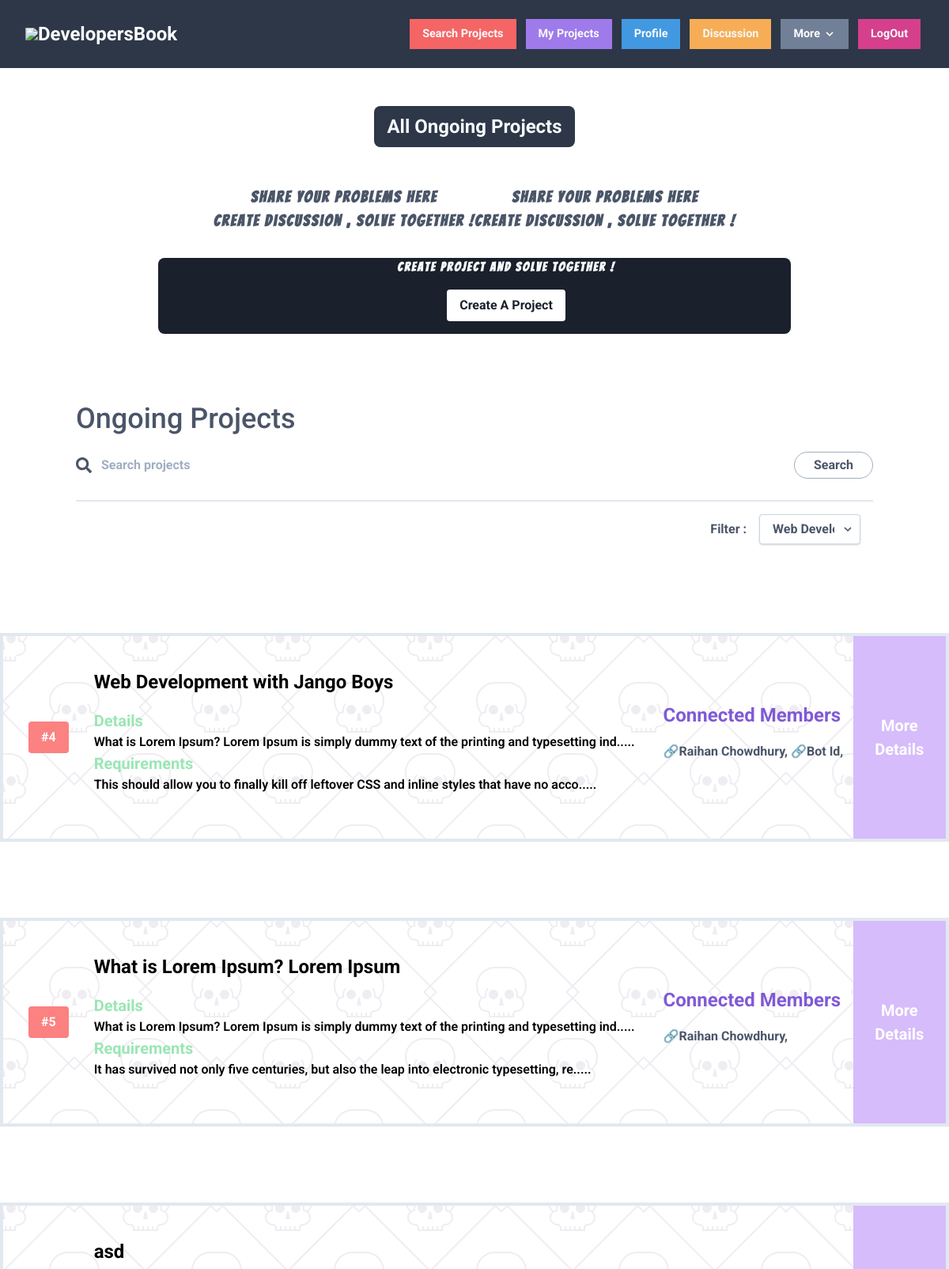
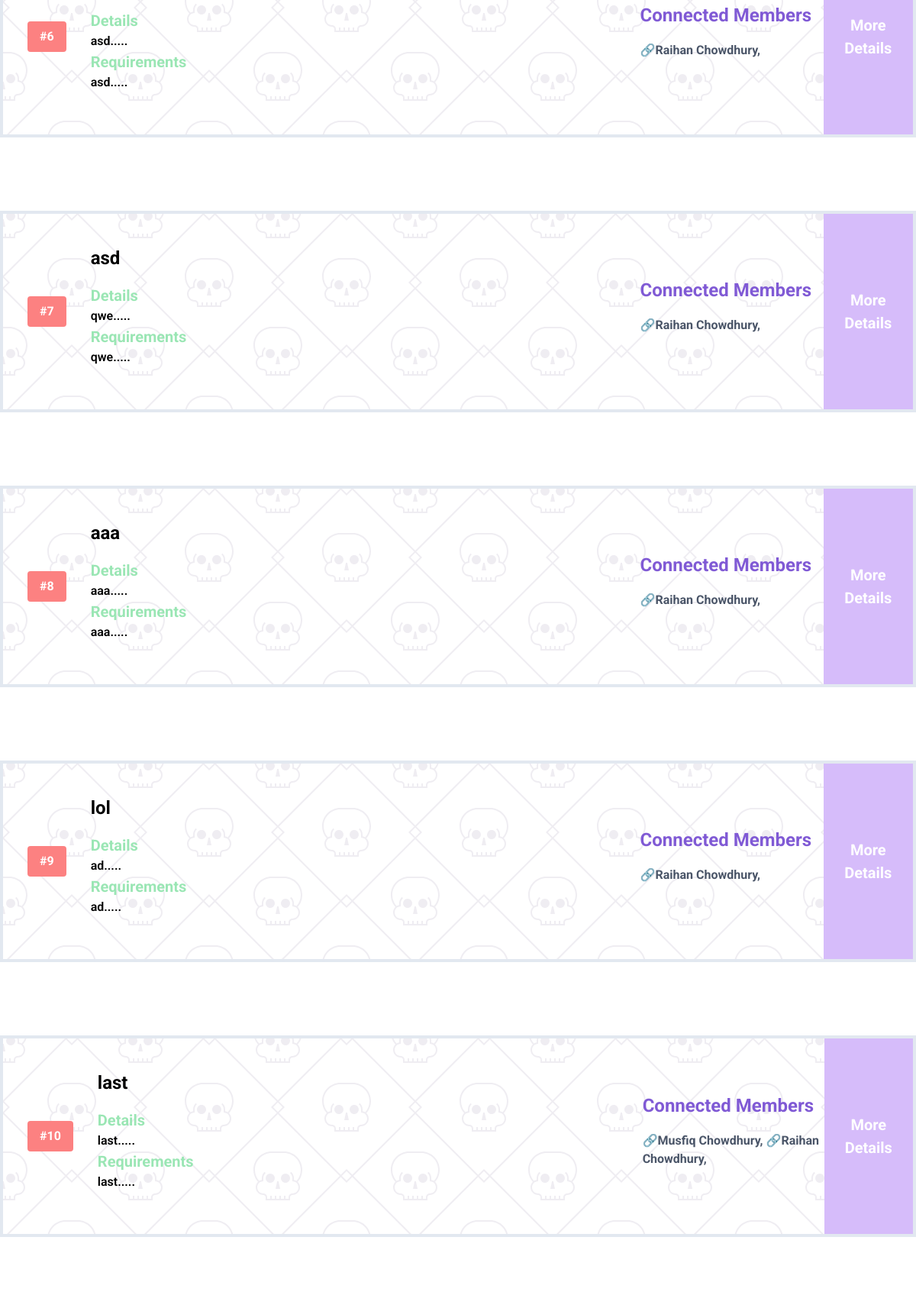
/projects/projectList/ (signed in, upper part), run on the app's committed database (2 pictures, top to bottom).
### projects/models.py (models this page shows, shortened)
class Project(models.Model):
    class catagory(models.TextChoices):
        Web_Development = "Web_Development"
        App_Development = "App_Development"
        Game_Development = "Game_Development"
        Software_Development = "Software_development"
        Graphic_Design = "Graphic_Design"
        Bussiness_Management = "Bussiness_Management"
        Study_And_Assignment = "Study_And_Assignment"
        Script = "Script"
        Other = "Other"
    catagory = models.CharField(
        max_length=20,
        choices=catagory.choices,
        default=catagory.Web_Development
    )
    CreatedAt = models.DateTimeField(auto_now_add=True)
    projectName = models.CharField(max_length=40)
    Details = models.TextField(max_length=600)
    Requirements = models.TextField(max_length=500)
    github = models.URLField(default="https://github.com/404")
    discord = models.URLField(default="https://discord.com/404")
    facebook = models.URLField(default="https://www.facebook.com/error20%20404")
    Cusers = models.ManyToManyField(User, default=None)
    Cadmin = models.CharField(max_length=30, default=None)
    Finished = models.BooleanField(default=False)
    def onlyHalf(self):
        HDetails = str(self.Details)
        HDetails = HDetails[:90] + "....."
        return HDetails
    def onlyHalfR(self):
        HDetails = str(self.Requirements)
        HDetails = HDetails[:90] + "....."
        return HDetails
    objects = models.Manager()
    class meta:
        managed = True
        db_table = 'Project'

### projects/views.py (the view)
# urls.py: path('projectList/',views.projectList,name='projectList')
@login_required(login_url="/core/corelogin/")
def projectList(request):
    projectlist = Project.objects.all()
    return render(request, 'Projects/projectList.html',{
        'projectlist' : projectlist
    })

### projects/templates/projects/projectList.html (shortened to what this page needs)
{% extends 'core/base.html' %}
{% block body%}
{% load static %}
<link rel="stylesheet" type="text/css" href="{% static 'projects/projectList.css' %}">
<div class="flex justify-center my-12 ">
	<div class="bg-gray-800  fire_font text-2xl rounded-lg">
		<h1 class="inline-block text-gray-100 no-underline hover:text-gray-100 hover:text-underline py-2 px-4" href="#">All Ongoing Projects</h1>
	</div>
</div>
<div class="flex justify-center mx-8">
	<div>
		<div class="flex justify-center items-center ">
			<h1 style="letter-spacing: 2px;" class=" text-xl font-bold text-gray-700 text-center bang">Share your problems here <br> create discussion , solve together ! </h1>
		</div>
	</div>
	<div>
		<div class="flex justify-center items-center ">
			<h1 style="letter-spacing: 2px;" class=" text-xl font-bold text-gray-700 text-center bang">Share your problems here <br> create discussion , solve together ! </h1>
		</div>
	</div>
</div>
<div class="flex justify-center bg-gray-900 w-2/3 mx-auto rounded-lg my-8">
	<div class="flex justify-center items-center mx-10">
		<div>
			<h1 style="letter-spacing: 2px;" class=" text-md font-bold text-gray-100 text-center bang">Create Project and solve together ! </h1>
			<div class="flex justify-center my-4">
				<a href="{% url 'bop:createProject' %}">
					<button onclick="rocketGo()" class="outline-none fire_font bg-white hover:bg-blue-500 text-gray-900 hover:text-white font-bold py-2 px-4 rounded">
						Create A Project
					</button>
				</a>
			</div>
		</div>
	</div>
</div>
<div class="px-24 py-12 text-gray-700 dark:text-gray-500 transition duration-500 ease-in-out">
	<h2 class="text-4xl font-medium capitalize">Ongoing Projects</h2>
	<div class="mt-1 mb-4 flex items-center justify-between">
		<div class="py-4 w-3/4 flex items-center select-none">
			<span class="hover:text-pink-500 cursor-pointer mr-3">
			</span>
			<input class="w-full bg-transparent focus:outline-none" placeholder="Search projects">
		</div>
		<button class="flex items-center focus:outline-none border
			rounded-full py-2 px-6 leading-none border-gray-500
			select-none hover:text-pink-600 hover:bg-pink-300">
			<span>Search</span>
		</button>
	</div>
			<div class="border dark:border-gray-700 transition duration-500
                ease-in-out"></div>
				<div class="flex justify-end py-4">
					<div class="flex items-center select-none">
						<span>Filter : </span>
						<div class="mx-4 inline-block relative w-32">
							<select class="block appearance-none w-full bg-white border border-gray-400 hover:border-gray-500 px-4 py-2 pr-8 rounded shadow leading-tight focus:outline-none focus:shadow-outline">
							  <option value="Web_Development">Web Development</option>
							</select>
							<div class="pointer-events-none absolute inset-y-0 right-0 flex items-center px-2 text-gray-700">
							</div>
						  </div>
					</div>
				</div>
			</div>
{% for x in projectlist %}
<div class="py-12 ">
            <div class="transform hover:scale-110 duration-500 ease-in-out flex items-center each__bg border-solid border-4">
                <div>
                    <button class="text-1xl mx-8 bg-red-400 hover:bg-blue-700 text-white font-bold py-2 px-4 rounded">
                        #{{x.id}}
                      </button>
                </div>
                <div class="w-3/4 ">
                    <p class="text-2xl font-bold text-grey-900">{{x.projectName}}</p>
                    <div class="py-4">
                        <p class="text-xl font-bold text-green-300">Details</p>
                        <p class="text-xm font-semibold text-grey-100">{{x.onlyHalf}}</p>
                        <p class="text-xl font-bold text-green-300">Requirements</p>
                        <p class="text-xm font-semibold text-grey-100">{{x.onlyHalfR}}</p>
                    </div>
                </div>
				<div class="w-1/4 ">
                    <p class="text-2xl font-bold text-purple-600">Connected Members</p>
                    <div class="py-4">
							<p class="text-md font-bold text-gray-700">
								{% for y in x.Cusers.all %}
								🔗{{y.first_name}} {{y.last_name}},
								{% endfor %}
							</p>
                    </div>
                </div>
                <div class="flex justify-end">
					<a href="{% url 'projects:seeProject' that_id=x.id %}">
						<button  class="h-64 px-4 text-xl hover:bg-red-400 bg-purple-300 text-white font-bold ">
							More Details
						  </button>
					</a>
                </div>
            </div>
</div>
{% endfor %}
{% endblock %}

### core/templates/core/base.html (shortened to what this page needs)
<link href="https://unpkg.com/tailwindcss@^1.0/dist/tailwind.min.css" rel="stylesheet">
<head class="bg-gray-400  leading-normal tracking-normal">
	<nav class="flex items-center justify-between flex-wrap bg-gray-800 p-6 w-full z-10 top-0">
		<div class="flex justify-center items-center flex-shrink-0 text-white mr-6">
			<a class="text-white no-underline hover:text-white hover:no-underline " href="#">
				<div class="text-2xl pl-2 flex justify-center items-center">
					<img src="https://img.icons8.com/cute-clipart/64/000000/book.png"/>
					<a href="/">
						<h1 class="fire_font">DevelopersBook</h1>
					</a>
				</div>
			</a>
		</div>
		<div class=" w-auto flex-grow flex items-center  block pt-6 lg:pt-0" id="nav-content">
			<ul style="font-size: 1.2vw;" class="list-reset flex justify-end flex-1 items-center">
        <li class="mr-3 bg-red-500 hover:bg-pink-500">
					<a href="{% url 'projects:projectList' %}" class="inline-block text-gray-100 no-underline hover:text-gray-100 hover:text-underline py-2 px-4" href="#">Search Projects</a>
        </li>
        <li class="mr-3 bg-purple-500 hover:bg-orange-500">
					<a href="{% url 'bop:myProjects' %}" class="inline-block text-gray-100 no-underline hover:text-gray-100 hover:text-underline py-2 px-4" href="#">My Projects</a>
        </li>
        <li class="mr-3 bg-blue-500 hover:bg-red-400">
					<a href="{% url 'bop:profile' %}" class="inline-block text-gray-100 no-underline hover:text-gray-100 hover:text-underline py-2 px-4" href="#">Profile</a>
        </li>
        <li class="mr-3 bg-orange-400 hover:bg-purple-500">
					<a href="{% url 'discussion:discussionList' %}" class="inline-block text-gray-100 no-underline hover:text-gray-100 hover:text-underline py-2 px-4" href="#">Discussion</a>
		</li>
		<div class="mr-3  hover:bg-purple-500">
			<div class="dropdown inline-block relative">
			  <button class="bg-gray-600 text-white  py-2 px-4 inline-flex items-center">
				<span class="mr-1">More</span>
				<svg class="fill-current h-4 w-4" xmlns="http://www.w3.org/2000/svg" viewBox="0 0 20 20"><path d="M9.293 12.95l.707.707L15.657 8l-1.414-1.414L10 10.828 5.757 6.586 4.343 8z"/> </svg>
			  </button>
			</div>
		  </div>
        {% if user.is_authenticated %}
        <li class="mr-3 bg-pink-600 hover:bg-red-500">
					<a href="{% url 'core:corelogout' %}" class="inline-block text-gray-100 no-underline hover:text-gray-100 hover:text-underline py-2 px-4" href="#">LogOut</a>
        </li>
        {% endif %}
			</ul>
		</div>
	</nav>
</head>
{% block body %}
{% endblock %}

### projects/static/projects/projectList.css (style rules this page uses)
.each__bg { background-color: #ffffff; }

### core/templates/core/base.html (style rules this page uses)
.fire_font { font-family: 'Roboto', sans-serif; }
nav { font-family: 'Roboto', sans-serif; }

### projects/templates/projects/projectList.html (style rules this page uses)
* { font-family: 'Roboto', sans-serif; font-weight: bold; }
.bang { font-family: 'Bangers', cursive; letter-spacing: 2px; }

### data on the page
Project: id "4", projectName "Web Development with Jango Boys", onlyHalf "What is Lorem Ipsum? Lorem Ipsum is simply dummy text of the printing and typesetting ind.....", onlyHalfR "This should allow you to finally kill off leftover CSS and inline styles that have no acco....."
Project: id "5", projectName "What is Lorem Ipsum? Lorem Ipsum", onlyHalf "What is Lorem Ipsum? Lorem Ipsum is simply dummy text of the printing and typesetting ind.....", onlyHalfR "It has survived not only five centuries, but also the leap into electronic typesetting, re....."
Project: id "6", projectName "asd", onlyHalf "asd.....", onlyHalfR "asd....."
Project: id "7", projectName "asd", onlyHalf "qwe.....", onlyHalfR "qwe....."
Project: id "8", projectName "aaa", onlyHalf "aaa.....", onlyHalfR "aaa....."
Project: id "9", projectName "lol", onlyHalf "ad.....", onlyHalfR "ad....."
Project: id "10", projectName "last", onlyHalf "last.....", onlyHalfR "last....."

### other printed values
{{ y.first_name }} "Raihan"
{{ y.last_name }} "Chowdhury"
{{ y.first_name }} "Bot"
{{ y.last_name }} "Id"
{{ y.first_name }} "Musfiq"
